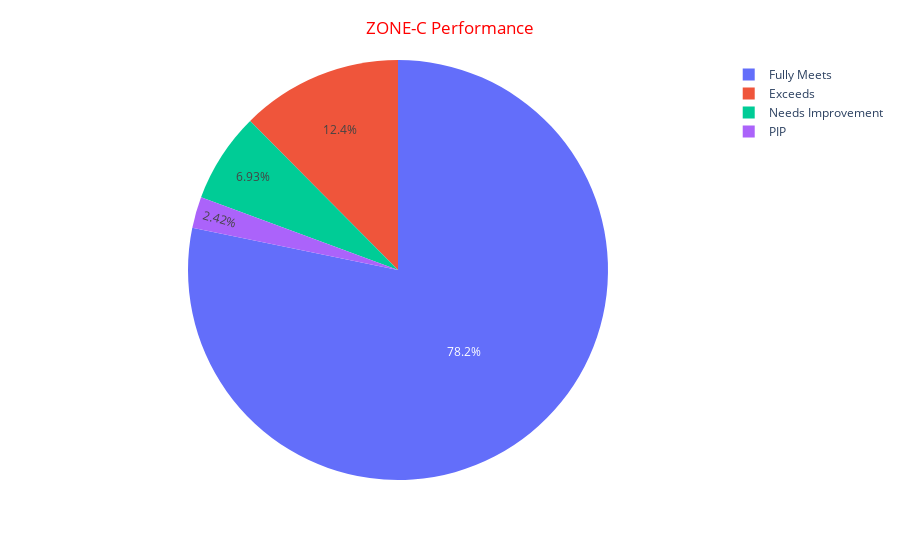

Notebook code for this chart:
### Code cell
fig2 = px.pie(names=zone_c_data['Performance Score'], values=zone_c_data['Current Employee Rating'])
fig2.update_layout(title="ZONE-C Performance",title_font=dict(color='Red'),
                  title_x=0.5, title_y=0.96,)

### Figure 1 — Plotly figure (JSON) as saved in the notebook; plotly's stock layout.template omitted (floating-point values rounded to 4 significant figures; data arrays with more than 128 entries replaced by an {"elided": "..."} marker saying what was removed)
{"data": [{"domain": {"x": [0, 1], "y": [0, 1]}, "hovertemplate": "label=%{label}<br>value=%{value}<extra></extra>", "labels": {"elided": "953 str values"}, "legendgroup": "", "name": "", "showlegend": true, "type": "pie", "values": {"elided": "953 int values"}}], "layout": {"legend": {"tracegroupgap": 0}, "margin": {"t": 60}, "title": {"font": {"color": "Red"}, "text": "ZONE-C Performance", "x": 0.5, "y": 0.96}}}
